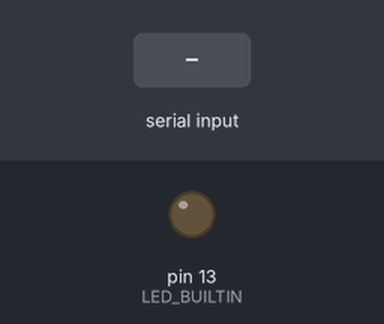
Recording of a sketch running on a simulated Arduino Uno, built with avr-gcc and run on an emulated ATmega328P. On the bench: output pins drawn as LEDs (lit = HIGH). The test bench sets the inputs (shaded band).

Above: at 1.2 s.
1.3 s: "1" received over Serial
At 2.5 s:
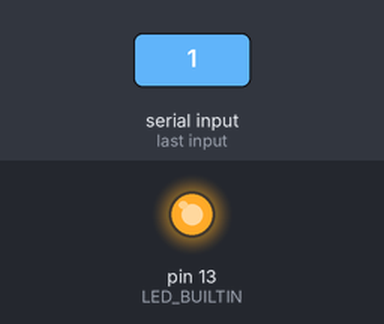
2.8 s: "0" received over Serial
At 3.7 s:
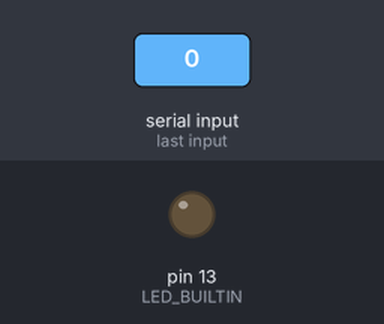
Timing chart, 0 to 5.8 s (numbered marks = the images above; inputs shaded):
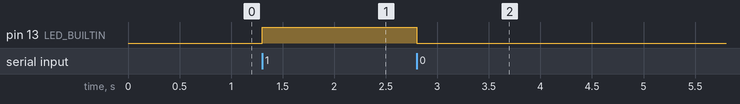

Measured:
- after the input at 1.3 s, pin 13 (LED_BUILTIN): LOW → HIGH at once
- after the input at 2.8 s, pin 13 (LED_BUILTIN): HIGH → LOW at once

The sketch:

try_uart.ino
```cpp
void setup() {
  Serial.begin(9600);
  pinMode(LED_BUILTIN, OUTPUT);
}

void loop() {
  if (Serial.available() > 0) {
    char received = Serial.read();
    if (received == '1') {
      digitalWrite(LED_BUILTIN, HIGH);
    }
    else if (received == '0') {
      digitalWrite(LED_BUILTIN, LOW);
    }
  }
}
```
